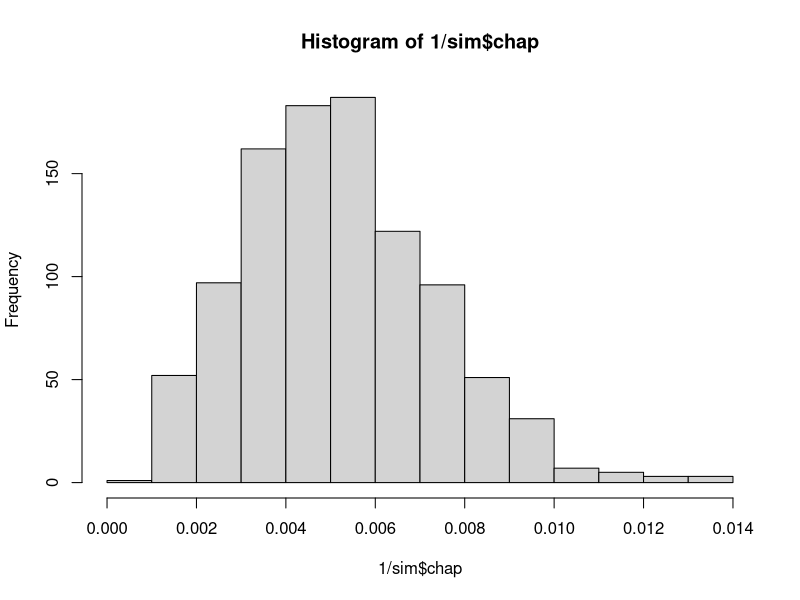
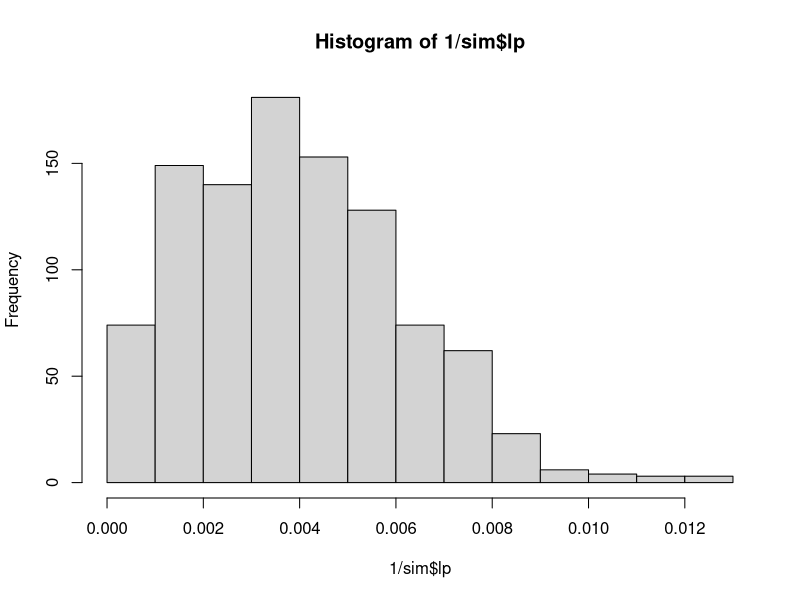

Reproduce these figures in R, in order.
# Mark Recapture Simulation 
# To look at the consequences of different types of bias during one or both capture events
# and coverage probability of different types of confidence intervals

library(tidyverse)


#==== Stage 1: Create fish population and mark them 

mark_fish <- function(N, bias = "random", bias_amt = c(.5,.2)){
  
  # if bias criteria is met, the fish is tagged with probability bias[1], else prob is bias[2]
  # N is size of the entire fish population
  # Lengths are skewed
  
  # initialize population: locations and lengths

  x <- runif(n=N, min = 0, max = 1)
  y <- runif(n=N, min = 0, max = 1)
  lengths <- rgamma(n = N, shape = 5, scale = 50)
  
  
  # each row in fish_pop is a fish in the lake

  fish_pop <- data.frame(lengths, x, y)
  
  
  
  # potentially biased tagging stage
  # a tagged column will determine whether it was caught during initial tagging event
  
  # if all fish have equal probability of being captured
  if (bias == "random"){
  
    # size is the number of trials, so below is N iid bernoulli outcomes
    fish_pop$M <- rbinom(n = N, size = 1, p = bias_amt[2])
  
    
  # if which half of the lake the fish is in changes capture prob
  } else if (bias == "geo_bias") {
    
    num_true <- sum(fish_pop$y >= .5)
    num_false <- N-num_true
    
    fish_pop$M <- ifelse(test = fish_pop$y >= .5,
                              yes = rbinom(n = num_true, size = 1,p = bias_amt[1]),
                              no = rbinom(n = num_false, size = 1, p = bias_amt[2]))
    
  # if size influences capture prob
  } else if (bias == "size_bias"){
    
    num_true <- sum(fish_pop$length >= 375)
    num_false <- N-num_true
    
    fish_pop$M <- ifelse(test = fish_pop$length >= 375,
                              yes = rbinom(n = num_true, size = 1, p = bias_amt[1]),
                              no = rbinom(n = num_false ,size = 1, p = bias_amt[2]))
  }
  
  return(fish_pop)
  
  }



# ==== Stage 2: Recapture event 

recap_fish <- function(marked_pop, bias = "random", bias_amt = c(.5,.2)){
  
  N <- length(marked_pop$y)
  
  if (bias == "random"){
    
    marked_pop$C <- rbinom(n = N, size = 1, bias_amt[2])
    
    
  } else if (bias == "geo_bias") {
    
    # ============= make a function to wrap these three lines ===============
    num_true <- sum(marked_pop$y >= .5)
    num_false <- N-num_true
    
    marked_pop$C <- ifelse(test = marked_pop$y >= .5,
                               yes = rbinom(n = num_true, size = 1, p = bias_amt[1]),
                               no = rbinom(n = num_false, size = 1, p = bias_amt[2]))
    
    
  } else if (bias == "size_bias"){
    
    num_true <- sum(marked_pop$length >= 375)
    num_false <- N-num_true
    
    marked_pop$C <- ifelse(test = marked_pop$length >= 375,
                               yes = rbinom(n = num_true, size = 1, bias_amt[1]),
                               no = rbinom(n = num_false, size = 1, bias_amt[2]))
    
  }
  
  marked_pop$R <- ((marked_pop$M == 1) & (marked_pop$C == 1))
  return(marked_pop)
}
    
     
     

     
     
# left off: fringe cases for phat and m on pg 63 of seber
# employ different techniques depending on scenario and compare
    
run_sim <- function(num_sims = 1000,
                    pop_size_per_sim = 1000,
                    event1bias = "random",
                    event2bias = "random",
                    bias_amt1 = c(.5,.2),
                    bias_amt2 = c(.5,.2)){
  
  
  estimates <- data.frame(pop = rep(pop_size_per_sim, times = num_sims))
  i <- 1
  
  while (i <= num_sims){
    
  
    out <- mark_fish(pop_size_per_sim, bias = event1bias, bias_amt = bias_amt1) %>% recap_fish(bias = event2bias, bias_amt = bias_amt2)
    
    estimates$M[i] <- sum(out$M)
    estimates$C[i] <- sum(out$C)
    estimates$R[i] <- sum(out$R)
   
    lp <- (estimates$M[i]*estimates$C[i])/estimates$R[i]
    chap <- (estimates$M[i] + 1)*(estimates$C[i] + 1)/(estimates$R[i] + 1)
    
    estimates$lp[i] <- lp
    estimates$chap[i] <- chap
     
    # variance of 1/lp from Ricker 1975 pg 78
    estimates$inv_lp[i] <- 1/estimates$lp[i]
    estimates$var_inv_lp[i] <- (estimates$R[i]*(estimates$C[i]-estimates$R[i]))/(estimates$M[i]^2*estimates$C[i]^3)
    
    estimates$z_lower[i] <- 1/(estimates$inv_lp[i] - 1.96*sqrt(estimates$var_inv_lp[i]))
    estimates$z_upper[i] <- 1/(estimates$inv_lp[i] + 1.96*sqrt(estimates$var_inv_lp[i]))
    
    # source for pois interval http://ms.mcmaster.ca/peter/s743/poissonalpha.html
    # Find interval for R, then use it in lp estimate for N
    estimates$pois_lower[i] <- (estimates$C[i]*estimates$M[i])/(qchisq(0.975, 2*estimates$R[i])/2)
    estimates$pois_upper[i] <- (estimates$C[i]*estimates$M[i])/(qchisq(0.025, 2*estimates$R[i])/2)
    
    
    i <- i+1
  }
  
  return(as_tibble(estimates))
}


sim <- run_sim(num_sims = 1000, pop_size_per_sim = 250, bias_amt1 = c(0,.1), bias_amt2 = c(0,.1))    

sim <- sim %>% mutate(z_yes = (pop >= z_upper & pop <= z_lower), pois_yes = (pop >= pois_lower & pop <= pois_upper) )


sum(sim$z_yes/length(sim$z_yes))
sum(sim$pois_yes/length(sim$pois_yes))

mean(sim$R)
sim

hist(1/sim$chap)
hist(1/sim$lp)
